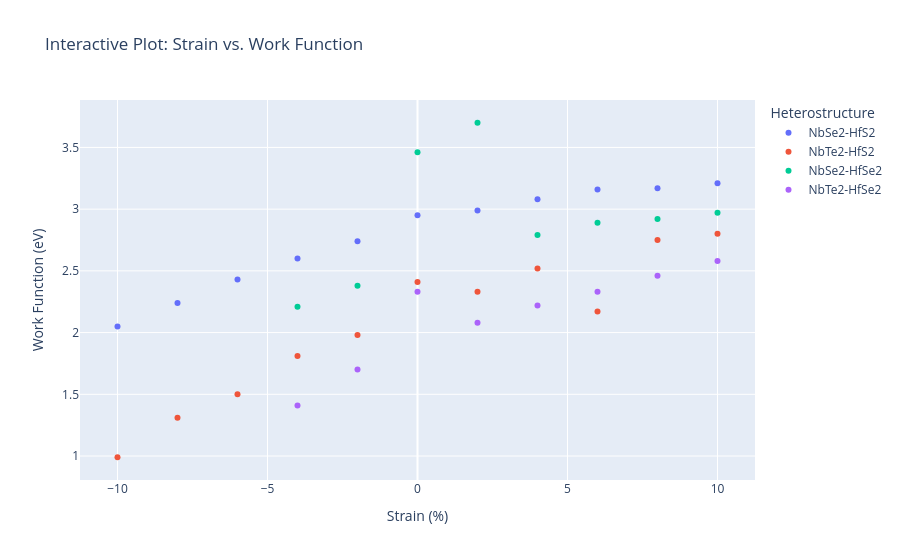

The notebook cell this image was saved under:
### Markdown cell above
#### Visualization 3 - Interactive Plot with Plotly

### Code cell
# A static plot is good, but an interactive plot is better for exploring the data.
# Let's create an interactive scatter plot using Plotly.

fig = px.scatter(
    df_all,
    x='strain_percent',
    y='work_function_eV',
    color='material',
    hover_data=['schottky_barrier_n_eV'],
    title='Interactive Plot: Strain vs. Work Function',
    labels={
        'strain_percent': 'Strain (%)',
        'work_function_eV': 'Work Function (eV)',
        'material': 'Heterostructure'
    }
)
fig.show()

### Figure 1 — Plotly figure (JSON) as saved in the notebook; plotly's stock layout.template omitted (floating-point values rounded to 4 significant figures)
{"data": [{"customdata": [[2.79], [2.24], [1.76], [1.34], [1.03], [0.75], [0.49], [0.33], [0.16], [0.03], [0.09]], "hovertemplate": "Heterostructure=NbSe2-HfS2<br>Strain (%)=%{x}<br>Work Function (eV)=%{y}<br>schottky_barrier_n_eV=%{customdata[0]}<extra></extra>", "legendgroup": "NbSe2-HfS2", "marker": {"color": "#636efa", "symbol": "circle"}, "mode": "markers", "name": "NbSe2-HfS2", "orientation": "v", "showlegend": true, "type": "scatter", "x": [-10, -8, -6, -4, -2, 0, 2, 4, 6, 8, 10], "xaxis": "x", "y": [2.05, 2.24, 2.43, 2.6, 2.74, 2.95, 2.99, 3.08, 3.16, 3.17, 3.21], "yaxis": "y"}, {"customdata": [[4.27], [3.64], [3.06], [2.55], [2.16], [1.9], [1.49], [1.2], [0.97], [0.77], [0.6]], "hovertemplate": "Heterostructure=NbTe2-HfS2<br>Strain (%)=%{x}<br>Work Function (eV)=%{y}<br>schottky_barrier_n_eV=%{customdata[0]}<extra></extra>", "legendgroup": "NbTe2-HfS2", "marker": {"color": "#EF553B", "symbol": "circle"}, "mode": "markers", "name": "NbTe2-HfS2", "orientation": "v", "showlegend": true, "type": "scatter", "x": [-10, -8, -6, -4, -2, 0, 2, 4, 6, 8, 10], "xaxis": "x", "y": [0.99, 1.31, 1.5, 1.81, 1.98, 2.41, 2.33, 2.52, 2.17, 2.75, 2.8], "yaxis": "y"}, {"customdata": [[0.0], [-1.88], [-1.95], [-1.05], [-0.82], [-0.59], [-0.42], [-0.28]], "hovertemplate": "Heterostructure=NbSe2-HfSe2<br>Strain (%)=%{x}<br>Work Function (eV)=%{y}<br>schottky_barrier_n_eV=%{customdata[0]}<extra></extra>", "legendgroup": "NbSe2-HfSe2", "marker": {"color": "#00cc96", "symbol": "circle"}, "mode": "markers", "name": "NbSe2-HfSe2", "orientation": "v", "showlegend": true, "type": "scatter", "x": [-4, -2, 0, 2, 4, 6, 8, 10], "xaxis": "x", "y": [2.21, 2.38, 3.46, 3.7, 2.79, 2.89, 2.92, 2.97], "yaxis": "y"}, {"customdata": [[0.0], [2.94], [2.34], [2.02], [1.7], [1.41], [1.19], [0.99]], "hovertemplate": "Heterostructure=NbTe2-HfSe2<br>Strain (%)=%{x}<br>Work Function (eV)=%{y}<br>schottky_barrier_n_eV=%{customdata[0]}<extra></extra>", "legendgroup": "NbTe2-HfSe2", "marker": {"color": "#ab63fa", "symbol": "circle"}, "mode": "markers", "name": "NbTe2-HfSe2", "orientation": "v", "showlegend": true, "type": "scatter", "x": [-4, -2, 0, 2, 4, 6, 8, 10], "xaxis": "x", "y": [1.41, 1.7, 2.33, 2.08, 2.22, 2.33, 2.46, 2.58], "yaxis": "y"}], "layout": {"legend": {"title": {"text": "Heterostructure"}, "tracegroupgap": 0}, "title": {"text": "Interactive Plot: Strain vs. Work Function"}, "xaxis": {"anchor": "y", "domain": [0, 1], "title": {"text": "Strain (%)"}}, "yaxis": {"anchor": "x", "domain": [0, 1], "title": {"text": "Work Function (eV)"}}}}
